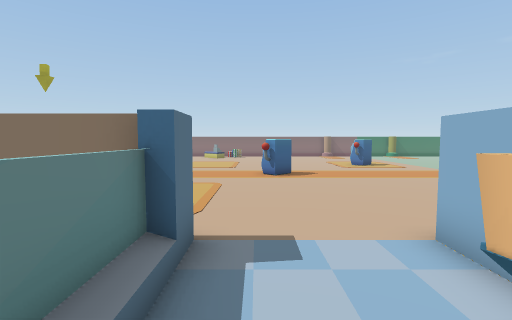
view 1 (above)

21 first-person views from a walk through a 3-D level made in the Unity game engine. The camera is 1.5 m above the floor, tilts 4° down and sees 85° across. Doors are open. The floor is counted in squares, 1 m on a side. Each view is taken from the middle of a square. On the plan, view 1 faces up. The plan holds only what a view shows up to about 14 squares ahead; the rest is blank. The place goes on beyond the plan. The player character is not drawn. Some animated figures are left out.

view 2
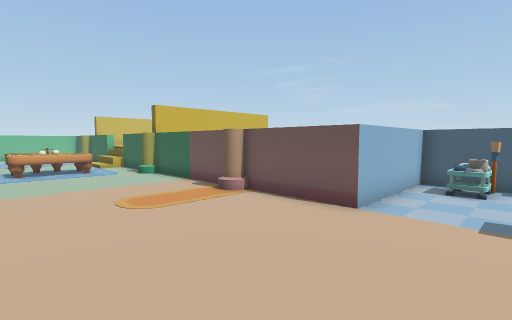

view 3
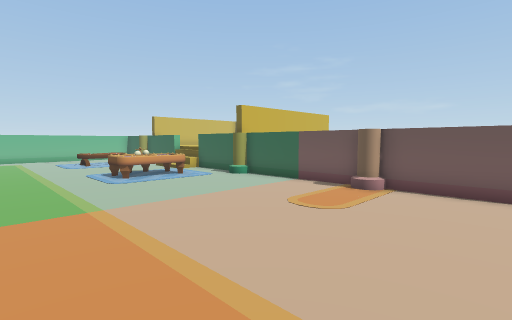

view 4
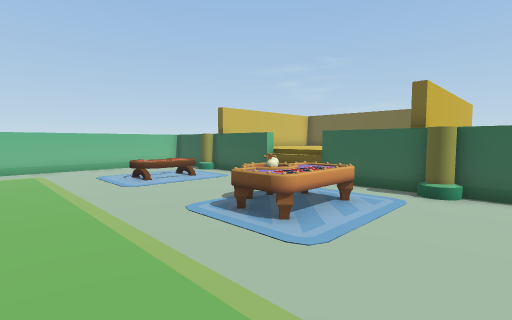

view 5
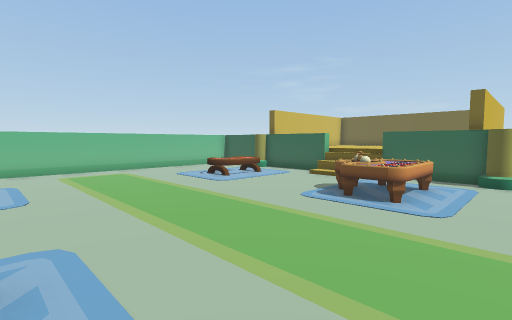

view 6
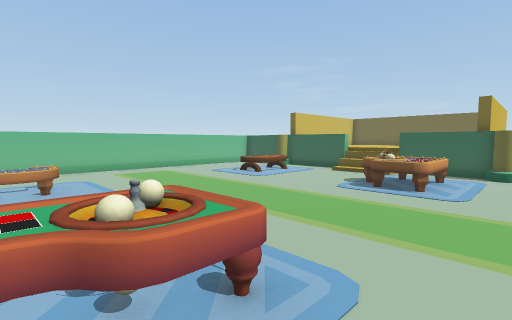

view 7
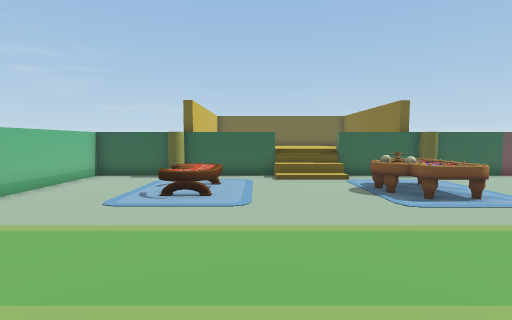

view 8
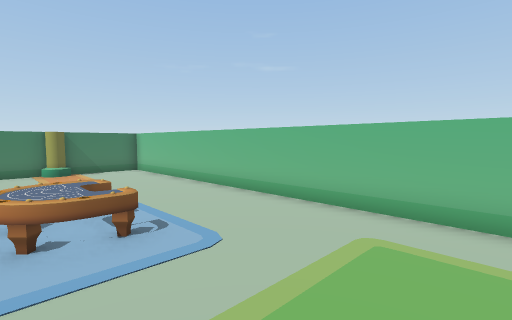

view 9
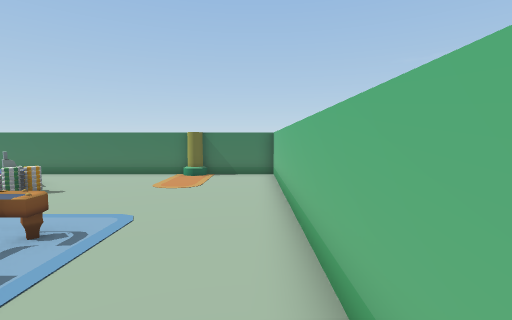

view 10
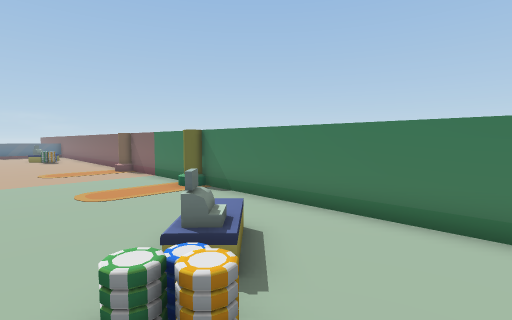

view 11
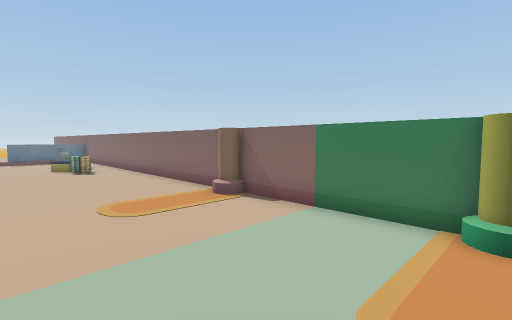

view 12
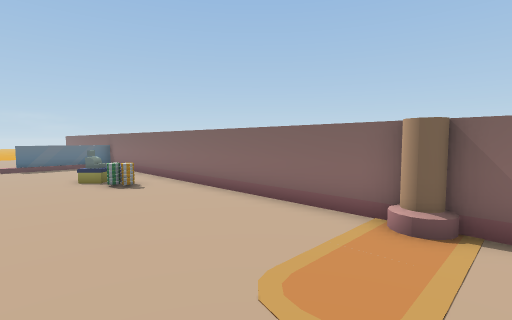

view 13
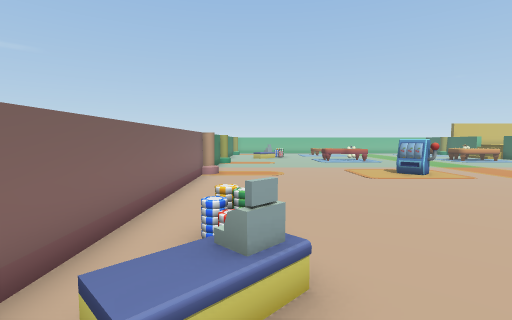

view 14
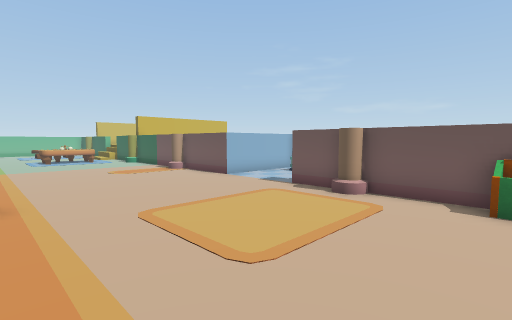

view 15
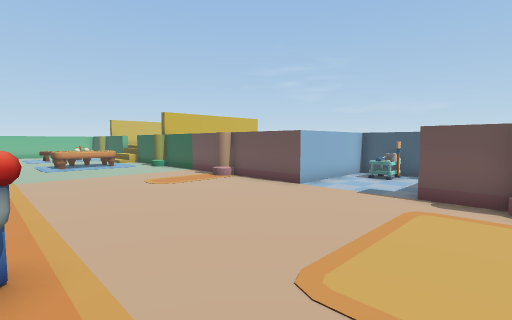

view 16
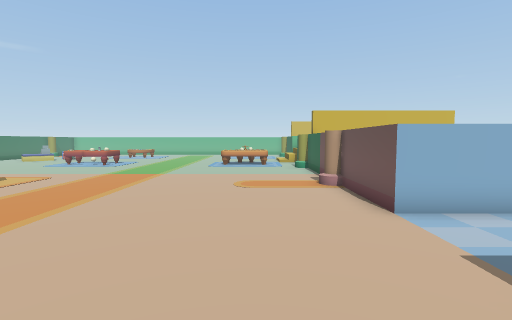

view 17
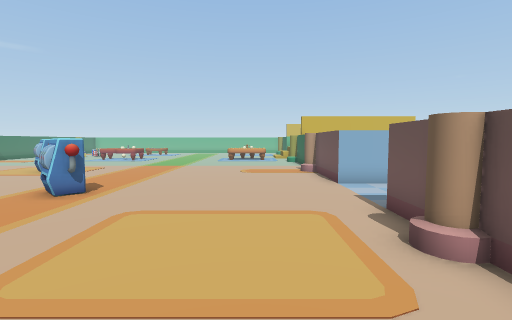

view 18
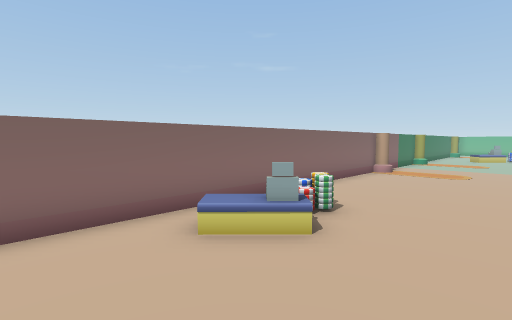

view 19
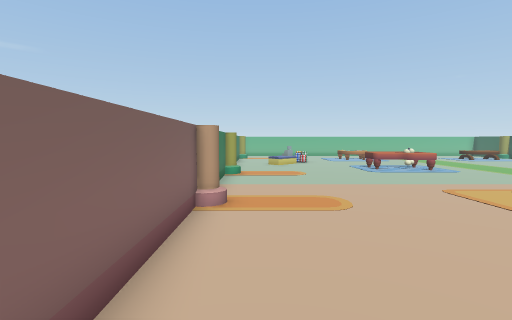

view 20
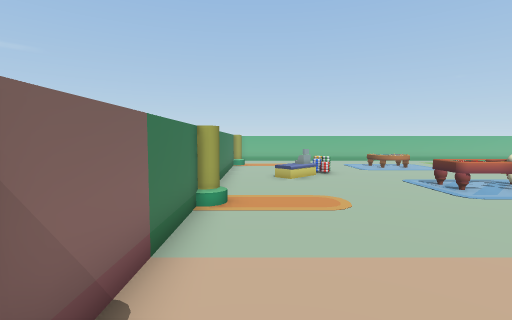

view 21
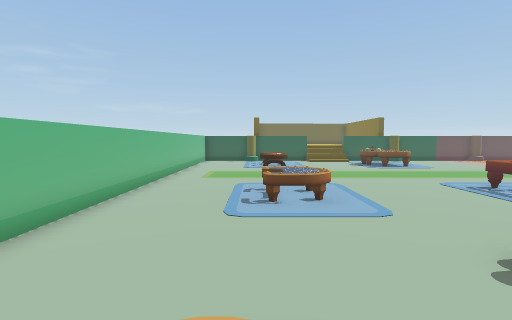

### Floor plan
Points are (right, up) in squares from view 1. A wall is a line through its corners. A room is listed if a view was taken in it or the views show most of it. See-through windows are left out.
Room 1 (view 1)
walls: (-1.3, 3.2) (-1.3, 1.2); (0.2, -0.7) (2.7, -0.7) (2.7, 4.1); (-0.9, 4.1) (-0.9, 3.2)
ways out: open door at (0.5, 4) to room 2
objects: cart (1, 0) to (2, 1)
Room 2 (views 2, 3, 4, 5, 6, 7, 8, 9, 10, 11, 12, 13, 14, 15, 16, 17, 18, 19, 20, 21)
walls: (2.7, 4.1) (16.5, 4.1); (19.2, 4.1) (23.1, 4.1); (-2.7, 4.1) (-0.9, 4.1); (22.7, 3.7) (23.2, 3.7); (23.1, 26.4) (-6.9, 26.4); (23.6, 4.1) (26.8, 4.1) (26.8, 26.4) (23.6, 26.4); (-6.7, 4.1) (-3.4, 4.1)
low walls: (18.4, 3.7) (19.2, 3.7)
ways out: open door at (0.5, 4) to room 1; opening at (17.5, 4)
objects: bin (-7, 5); desk (-2, 24) to (-1, 25); other object (0, 12) to (1, 13); other object (6, 16) to (7, 18); table (14, 6) to (16, 9); table (14, 16) to (16, 19); desk (18, 22) to (20, 23); table (21, 6) to (23, 9); table (21, 16) to (23, 18)

Positions as (right, up) in squares from view 1, and headings:
1: (0, 0), facing up
2: (0, 10), facing down-right
3: (3, 13), facing down-right
4: (11, 13), facing down-right
5: (12, 16), facing down-right
6: (12, 18), facing down-right
7: (20, 16), facing down
8: (21, 12), facing up-right
9: (26, 14), facing up
10: (21, 21), facing up-left
11: (13, 21), facing up-left
12: (8, 21), facing up-left
13: (-6, 24), facing right
14: (-7, 12), facing down-right
15: (-3, 12), facing down-right
16: (-3, 7), facing right
17: (-7, 7), facing right
18: (-7, 21), facing up-right
19: (0, 25), facing right
20: (6, 25), facing right
21: (23, 25), facing down
